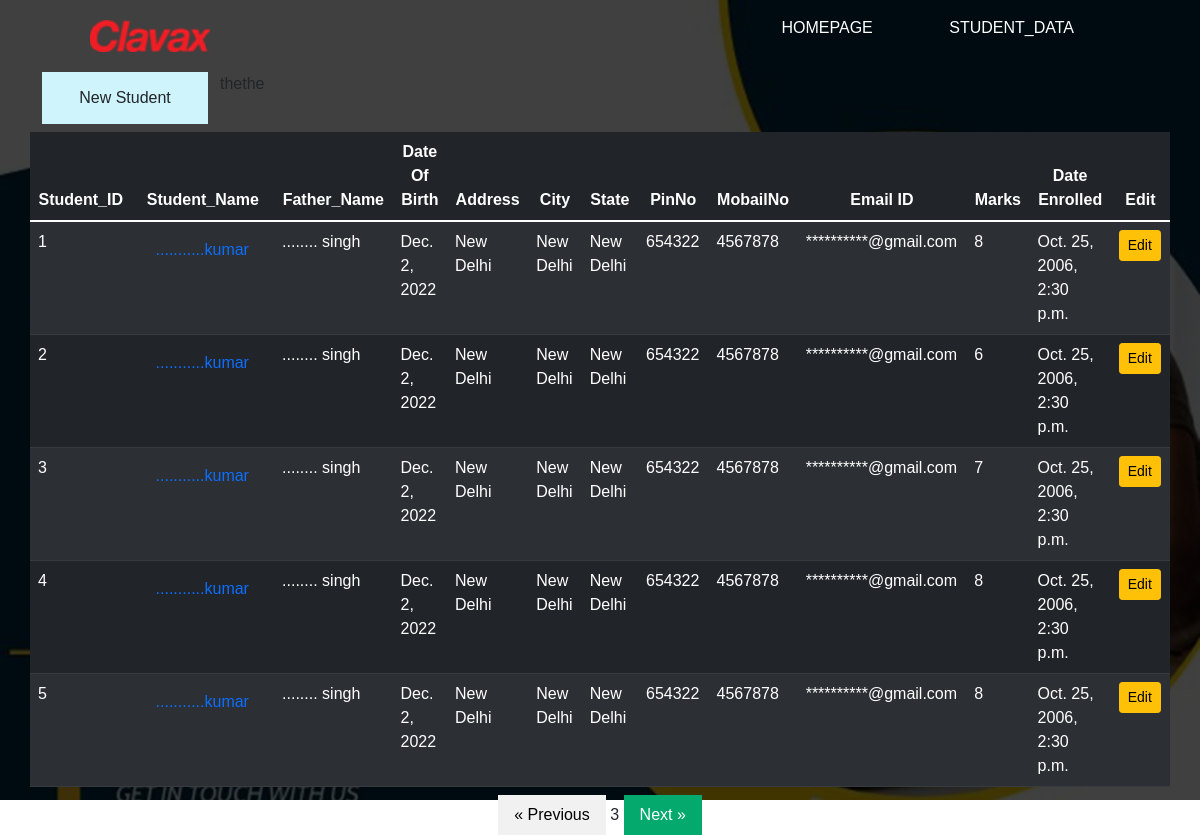
Page /stu_data?page=3 on the committed database.
### enrolment_app/models.py (models this page shows)
class Student_data(models.Model):
    student_name=models.CharField(max_length=70)
    father_name=models.CharField(max_length=70)
    dob=models.DateField(null=True,blank=True)
    address=models.CharField(max_length=70)
    city=models.CharField(max_length=70)
    state=models.CharField(max_length=70)
    pinno=models.IntegerField()
    mobailno = models.IntegerField(default='+91',validators=[MaxValueValidator(9999999999)])
    email=models.EmailField(max_length=100)
    class_opted=models.IntegerField()
    marks=models.FloatField(null=True,blank=True)
    date_enrolled=models.DateTimeField(null=True,blank=True)

### enrolment_app/views.py (the view)
# urls.py: path('stu_data',views.StudetdataView.as_view(),name="stu_data"),
class StudetdataView(View):
    template_name="student_data.html"
    def get(self,request):
        Stu_id = Student_data.objects.all()
        paginator = Paginator(Stu_id, 5)  # Show 10 contacts per page.
        page_number = request.GET.get('page')
        page_obj = paginator.get_page(page_number)
        return render(request,self.template_name,{'page_obj':page_obj})

### enrolment_app/templates/student_data.html (shortened to what this page needs)
{% extends 'home.html' %} {% load static %} {% block content %}
<div class=col-sm-2>
    <h4 class="text-center alert-info">
        <a href="{% url 'stu_form' %}" class="btn">
            <div class="text-right">
                <button type="button" class="btn btn-primary-right">New Student</button>
            </div>
        </a>
    </h4>
</div>
<table class="table mb-2 table-dark table-striped">
    <thead>
        {% if page_obj %}
        <tr class="text-center">
            <th scope="col" style="width:2%">Student_ID</th>
            <th scope="col" style="width:2%">Student_Name</th>thethe
            <th scope="col" style="width:2%">Father_Name</th>
            <th scope="col" style="width:2%">Date Of Birth</th>
            <th scope="col" style="width:2%">Address</th>
            <th scope="col" style="width:2%">City</th>
            <th scope="col" style="width:2%">State</th>
            <th scope="col" style="width:2%">PinNo</th>
            <th scope="col" style="width:2%">MobailNo</th>
            <th scope="col" style="width:2%">Email ID</th>
            <th scope="col" style="width:2%">Marks</th>
            <th scope="col" style="width:2%">Date Enrolled</th>
            <th scope="col" style="width:2%">Edit</th>
        </tr>
    </thead>
    <tbody>
        {% for post in page_obj %}
        <tr>
            <td>{{forloop.counter}}</td>
            <td><a href="{% url 'show_data' post.id %}">{{post.student_name}}</a></td>
            <td>{{post.father_name}}</td>
            <td>{{post.dob}}</td>
            <td>{{post.address}}</td>
            <td>{{post.city}}</td>
            <td>{{post.state}}</td>
            <td>{{post.pinno}}</td>
            <td>{{post.mobailno}}</td>
            <td>{{post.email}}</td>
            <td>{{post.class_opted}}</td>
            <td>{{post.date_enrolled}}</td>
            <td>
                <a href="{% url 'Update_post' post.id %}" class="btn btn-warning btn-sm">Edit</a>
            </td>
        </tr>
        {% endfor %}
    </tbody>
</table>
<center>
    {%if page_obj.has_previous %}
    <a href="?page={{page_obj.previous_page_number}}" class="previous">&laquo; Previous
    </a>  {% endif %}
    <span>{{page_obj.number}}</span>  {%if page_obj.has_next %}
    <a href="?page={{page_obj.next_page_number}}" class="next">Next &raquo;</a>  {% endif %}
</center>
{% else %}
<h4 class="text-center alert alert-info mt-3">No Recoards </h4>
{% endif %} {% endblock content %}

### enrolment_app/static/css/styles.css (style rules this page uses)
* { margin: 0; padding: 0; font-family: sans-serif; }

### enrolment_app/templates/student_data.html (style rules this page uses)
a { text-decoration: none; display: inline-block; padding: 8px 16px; }
.previous { background-color: #f1f1f1; color: black; }
.next { background-color: #04AA6D; color: white; }

### rows in the picture
Student_data: student_name "...........kumar", father_name "........ singh", dob "Dec. 2, 2022", address "New Delhi", city "New Delhi", state "New Delhi", pinno "654322", mobailno "4567878", email "**********@gmail.com", class_opted "8", date_enrolled "Oct. 25, 2006, 2:30 p.m."
Student_data: student_name "...........kumar", father_name "........ singh", dob "Dec. 2, 2022", address "New Delhi", city "New Delhi", state "New Delhi", pinno "654322", mobailno "4567878", email "**********@gmail.com", class_opted "6", date_enrolled "Oct. 25, 2006, 2:30 p.m."
Student_data: student_name "...........kumar", father_name "........ singh", dob "Dec. 2, 2022", address "New Delhi", city "New Delhi", state "New Delhi", pinno "654322", mobailno "4567878", email "**********@gmail.com", class_opted "7", date_enrolled "Oct. 25, 2006, 2:30 p.m."
Student_data: student_name "...........kumar", father_name "........ singh", dob "Dec. 2, 2022", address "New Delhi", city "New Delhi", state "New Delhi", pinno "654322", mobailno "4567878", email "**********@gmail.com", class_opted "8", date_enrolled "Oct. 25, 2006, 2:30 p.m."
Student_data: student_name "...........kumar", father_name "........ singh", dob "Dec. 2, 2022", address "New Delhi", city "New Delhi", state "New Delhi", pinno "654322", mobailno "4567878", email "**********@gmail.com", class_opted "8", date_enrolled "Oct. 25, 2006, 2:30 p.m."

### other values in the picture
{{ page_obj.number }} "3"
